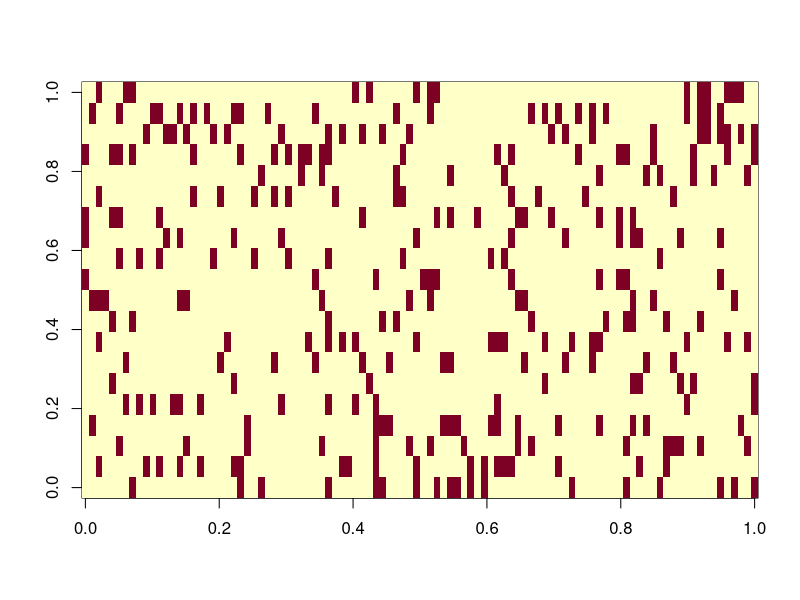
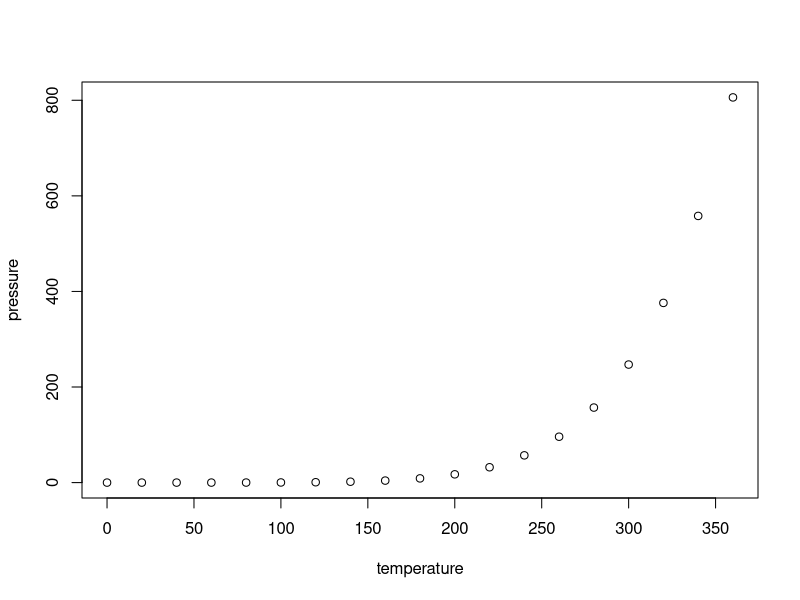

Here is the R script that generated these plots, in order:
## ---- chunk 1
knitr::opts_chunk$set(echo = TRUE)
## ---- chunk 2
mtxg <- matrix(0,nrow=100,ncol=20)
mtxg[sample(1:2000,300)] <- 1 
image(mtxg)
colnames(mtxg)<-paste("gset",1:20,sep="_")

gene <- numeric(100)
gene[sample(1:100,20)] <- 1


f_zgene2gs <- function(gene,mtxg){
  apply(mtxg,2,function(x){
  x=factor(x,levels = c(0,1));
  y=factor(gene,levels = c(0,1));
  f <- fisher.test(table(gene,x))
  p <- f$p.value
  s <- ifelse(f$estimate>1,1,-1)
  s*qnorm(p/2,lower.tail = F)
  })
}

gene1 <- mtxg[,2]
gene2 <- mtxg[,3]
gene3 <- mtxg[,4]

g1 <- f_zgene2gs(gene1,mtxg)
g2 <- f_zgene2gs(gene2,mtxg)
g3 <- f_zgene2gs(gene2,mtxg)

x<-c(1,1,1,1,0,0,0,0)
y<-c(1,1,1,1,1,1,0,0)

cor.test(x,y)

fisher.test(table(x,y))

x


## ---- chunk 3
plot(pressure)
